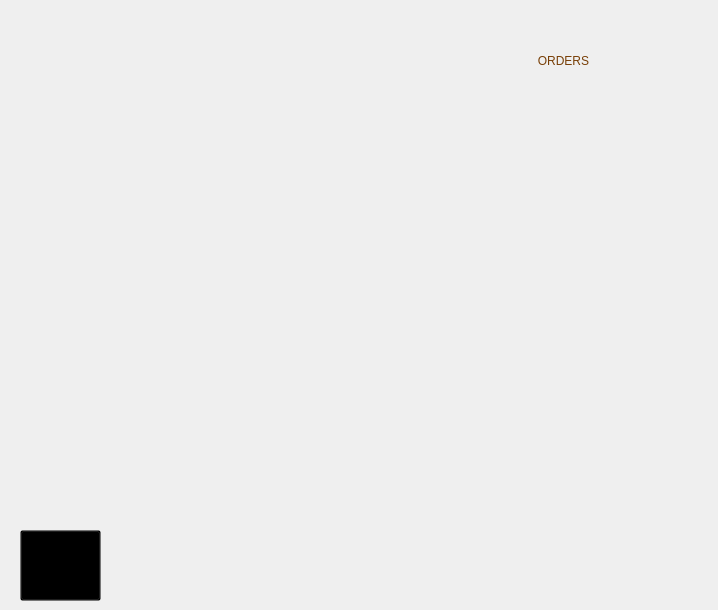
    <widget class="QWidget" name="orders">
     <widget class="QLabel" name="label_3">
      <property name="geometry">
       <rect>
        <x>418</x>
        <y>0</y>
        <width>291</width>
        <height>121</height>
       </rect>
      </property>
      <property name="styleSheet">
       <string notr="true">color: rgb(120, 63, 7);
font: 40pt &quot;Lemon&quot;;
background-color: rgb(0, 0, 0,0%);</string>
      </property>
      <property name="text">
       <string>ORDERS</string>
      </property>
      <property name="scaledContents">
       <bool>true</bool>
      </property>
      <property name="alignment">
       <set>Qt::AlignCenter</set>
      </property>
     </widget>
     <widget class="QLabel" name="label_4">
      <property name="geometry">
       <rect>
        <x>0</x>
        <y>10</y>
        <width>151</width>
        <height>91</height>
       </rect>
      </property>
      <property name="styleSheet">
       <string notr="true">image: url(:/img/img/logo.png);
background-color: rgb(0, 0, 0, 0%);</string>
      </property>
      <property name="text">
       <string/>
      </property>
     </widget>
     <widget class="QToolButton" name="back_1">
      <property name="geometry">
       <rect>
        <x>20</x>
        <y>530</y>
        <width>81</width>
        <height>71</height>
       </rect>
      </property>
      <property name="styleSheet">
       <string notr="true">background-color: rgb(0, 0, 0, 0%);</string>
      </property>
      <property name="text">
       <string>...</string>
      </property>
      <property name="icon">
       <iconset resource="assets.qrc">
        <normaloff>:/img/img/icons8-back-80.png</normaloff>:/img/img/icons8-back-80.png</iconset>
      </property>
      <property name="iconSize">
       <size>
        <width>60</width>
        <height>60</height>
       </size>
      </property>
     </widget>
    </widget>
